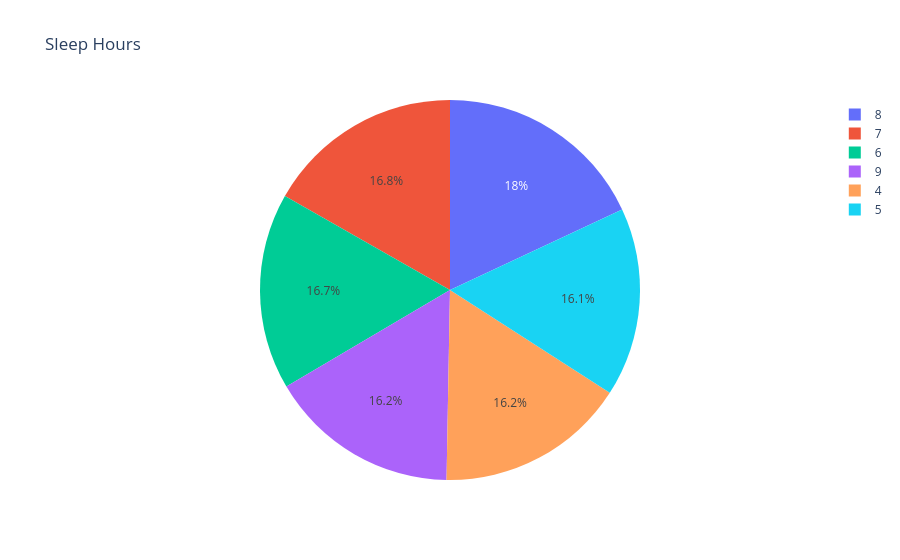

Source (notebook cell):
### Code cell
fig = px.pie(df,names=df["Sleep Hours"],title="Sleep Hours")
fig.show()

### Figure 1 — Plotly figure (JSON) as saved in the notebook; plotly's stock layout.template omitted (floating-point values rounded to 4 significant figures; data arrays with more than 128 entries replaced by an {"elided": "..."} marker saying what was removed)
{"data": [{"domain": {"x": [0, 1], "y": [0, 1]}, "hovertemplate": "Sleep Hours=%{label}<extra></extra>", "labels": {"elided": "10000 int values"}, "legendgroup": "", "name": "", "showlegend": true, "type": "pie"}], "layout": {"legend": {"tracegroupgap": 0}, "title": {"text": "Sleep Hours"}}}
